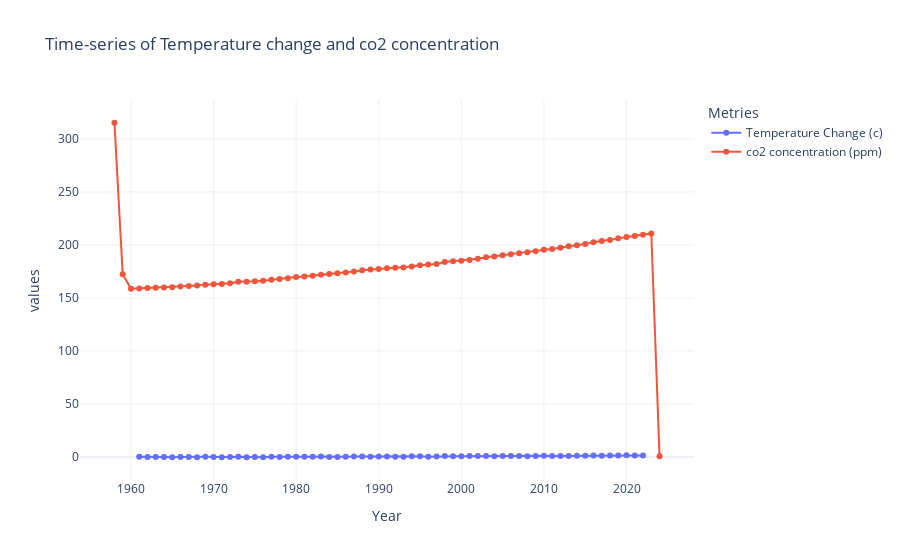

The notebook cell this image was saved under:
### Code cell
#time-series plot for temperature and co2 levels
fig=go.Figure()
fig.add_trace(go.Scatter(
    x=temp_years.index,
    y=temp_years.values,
    mode='lines+markers',
    name='Temperature Change (c)'
))

fig.add_trace(go.Scatter(
    x=co2_yearly.index,
    y=co2_yearly.values,
    mode='lines+markers',
    name='co2 concentration (ppm)'
))

fig.update_layout(
    title='Time-series of Temperature change and co2 concentration',
    xaxis_title='Year',
    yaxis_title='values',
    template='plotly_white',
    legend_title='Metries'
)
fig.show()
